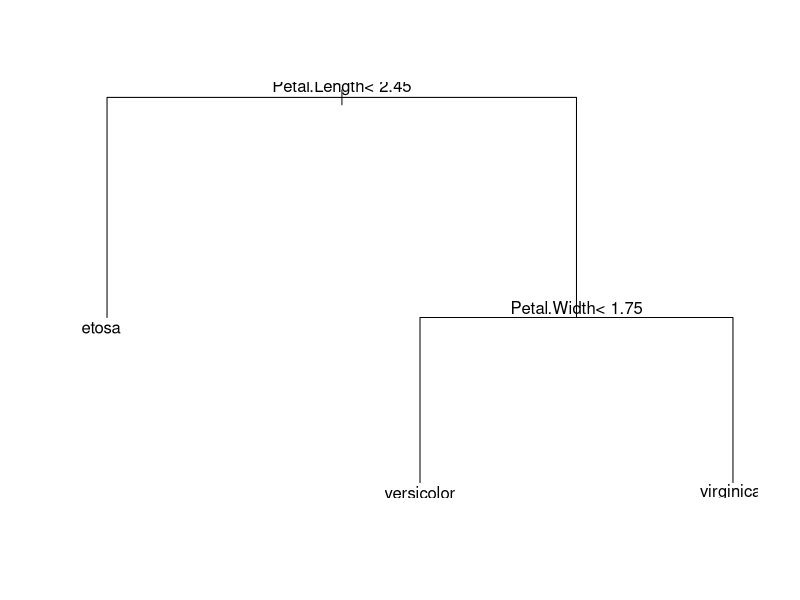

Source code (R):
# Install and load the rpart package (if not already installed)
if (!require(rpart)) {
    install.packages("rpart", repos = "https://cloud.r-project.org/")
    library(rpart)
}

# Load the iris dataset
data(iris)

# Split the data into training (70%) and testing (30%) sets
set.seed(123)  # For reproducibility
sample_indices <- sample(1:nrow(iris), 0.7 * nrow(iris))
train_data <- iris[sample_indices, ]
test_data <- iris[-sample_indices, ]

# Fit the Decision Tree model
tree_model <- rpart(Species ~ ., data = train_data, method = "class")

# Print the summary of the model
summary(tree_model)

# Plot the Decision Tree
plot(tree_model)
text(tree_model, pretty = 0)

# Predict the test set
predictions <- predict(tree_model, newdata = test_data, type = "class")

# Evaluate the model's performance
confusion_matrix <- table(Predicted = predictions, Actual = test_data$Species)
print(confusion_matrix)

# Calculate accuracy
accuracy <- sum(diag(confusion_matrix)) / sum(confusion_matrix)
cat("Accuracy:", accuracy * 100, "%\n")
